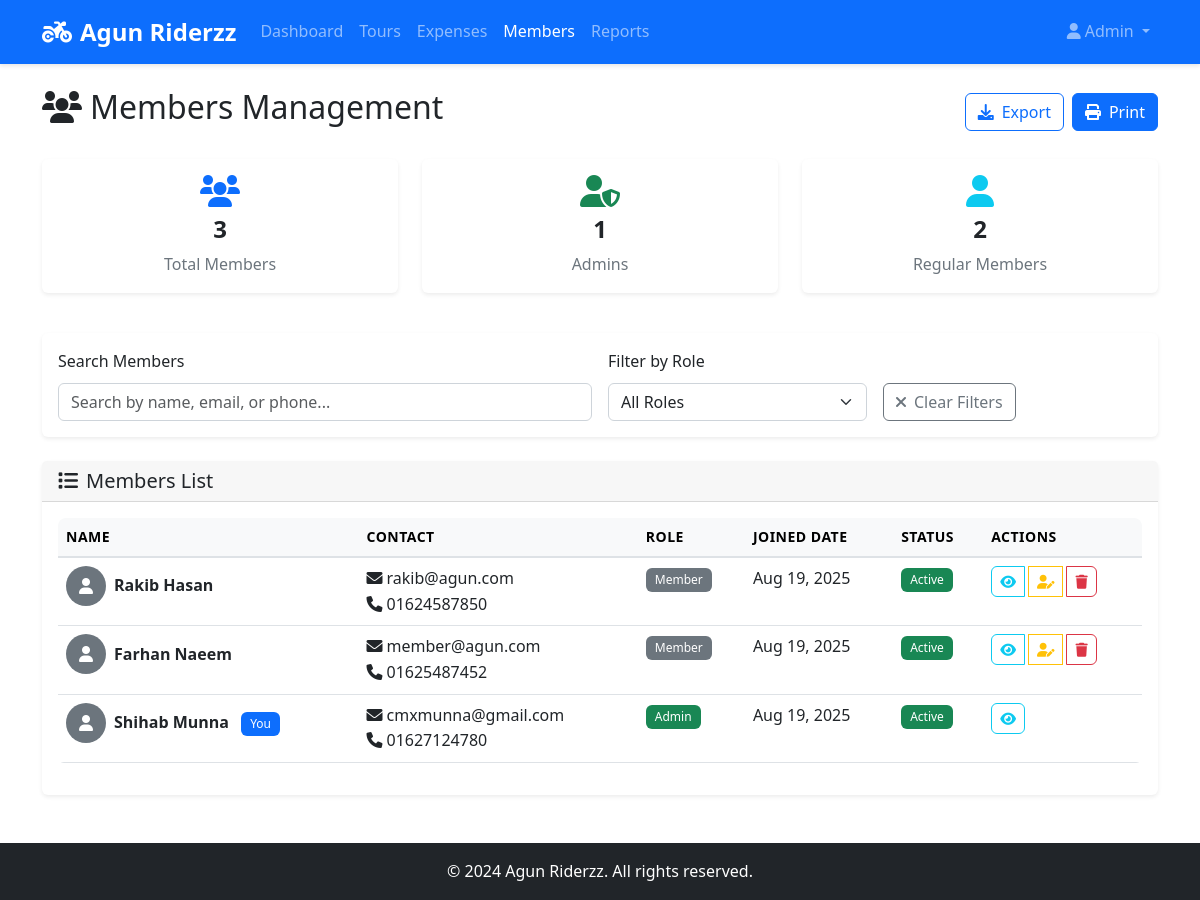
/members.php (signed in), run on the app's committed database.
### tables this page shows
CREATE TABLE `users` (
  `id` int(11) NOT NULL,
  `name` varchar(100) NOT NULL,
  `email` varchar(100) DEFAULT NULL,
  `phone` varchar(20) DEFAULT NULL,
  `facebook_id` varchar(100) DEFAULT NULL,
  `password` varchar(255) DEFAULT NULL,
  `role` enum('admin','member') DEFAULT 'member',
  `profile_image` varchar(255) DEFAULT NULL,
  `created_at` timestamp NOT NULL DEFAULT current_timestamp(),
  `updated_at` timestamp NOT NULL DEFAULT current_timestamp() ON UPDATE current_timestamp()
);

### includes/functions.php (called while the page is built, shortened)
<?php
function getAllUsers() {
    $pdo = getDBConnection();
    $stmt = $pdo->query("SELECT * FROM users ORDER BY created_at DESC");
    return $stmt->fetchAll();
}
function formatDate($date) {
    return date('M d, Y', strtotime($date));
}
?>

### members.php (the view, shortened to what this page needs)
<?php
require_once 'includes/functions.php';
$user_id = $_SESSION['user_id'];
$members = getAllUsers();
$total_members = count($members);
$admin_count = 0;
$member_count = 0;
foreach ($members as $member) {
    if ($member['role'] == 'admin') {
        $admin_count++;
    } else {
        $member_count++;
    }
}
?>
<!DOCTYPE html>
<html lang="en">
<head>
    <link href="https://cdn.jsdelivr.net/npm/bootstrap@5.3.0/dist/css/bootstrap.min.css" rel="stylesheet">
    <link href="https://cdnjs.cloudflare.com/ajax/libs/font-awesome/6.0.0/css/all.min.css" rel="stylesheet">
    <link href="assets/css/style.css" rel="stylesheet">
</head>
<body>
    <nav class="navbar navbar-expand-lg navbar-dark bg-primary">
        <div class="container">
            <a class="navbar-brand" href="index.php">
                <i class="fas fa-motorcycle me-2"></i>Agun Riderzz
            </a>
            <div class="collapse navbar-collapse" id="navbarNav">
                <ul class="navbar-nav me-auto">
                    <li class="nav-item">
                        <a class="nav-link" href="index.php">Dashboard</a>
                    </li>
                    <li class="nav-item">
                        <a class="nav-link" href="tours.php">Tours</a>
                    </li>
                    <li class="nav-item">
                        <a class="nav-link" href="expenses.php">Expenses</a>
                    </li>
                    <li class="nav-item">
                        <a class="nav-link active" href="members.php">Members</a>
                    </li>
                    <li class="nav-item">
                        <a class="nav-link" href="reports.php">Reports</a>
                    </li>
                </ul>
                <ul class="navbar-nav">
                    <li class="nav-item dropdown">
                        <a class="nav-link dropdown-toggle" href="#" id="navbarDropdown" role="button" data-bs-toggle="dropdown">
                            <i class="fas fa-user me-1"></i>Admin
                        </a>
                    </li>
                </ul>
            </div>
        </div>
    </nav>
    <div class="container mt-4">
        <div class="row mb-4">
            <div class="col-12">
                <div class="d-flex justify-content-between align-items-center">
                    <h2>
                        <i class="fas fa-users me-2"></i>Members Management
                    </h2>
                    <div class="d-flex gap-2">
                        <button class="btn btn-outline-primary" onclick="exportMembers()">
                            <i class="fas fa-download me-2"></i>Export
                        </button>
                        <button class="btn btn-primary" onclick="printMembers()">
                            <i class="fas fa-print me-2"></i>Print
                        </button>
                    </div>
                </div>
            </div>
        </div>
        <div class="row mb-4">
            <div class="col-md-4 mb-3">
                <div class="card text-center">
                    <div class="card-body">
                        <i class="fas fa-users fa-2x text-primary mb-2"></i>
                        <h5 class="card-title"><?php echo $total_members; ?></h5>
                        <p class="card-text">Total Members</p>
                    </div>
                </div>
            </div>
            <div class="col-md-4 mb-3">
                <div class="card text-center">
                    <div class="card-body">
                        <i class="fas fa-user-shield fa-2x text-success mb-2"></i>
                        <h5 class="card-title"><?php echo $admin_count; ?></h5>
                        <p class="card-text">Admins</p>
                    </div>
                </div>
            </div>
            <div class="col-md-4 mb-3">
                <div class="card text-center">
                    <div class="card-body">
                        <i class="fas fa-user fa-2x text-info mb-2"></i>
                        <h5 class="card-title"><?php echo $member_count; ?></h5>
                        <p class="card-text">Regular Members</p>
                    </div>
                </div>
            </div>
        </div>
        <div class="card mb-4">
            <div class="card-body">
                <div class="row g-3">
                    <div class="col-md-6">
                        <label for="searchInput" class="form-label">Search Members</label>
                        <input type="text" class="form-control" id="searchInput" placeholder="Search by name, email, or phone...">
                    </div>
                    <div class="col-md-3">
                        <label for="roleFilter" class="form-label">Filter by Role</label>
                        <select class="form-select" id="roleFilter">
                            <option value="">All Roles</option>
                        </select>
                    </div>
                    <div class="col-md-3">
                        <label class="form-label">&nbsp;</label>
                        <div>
                            <button class="btn btn-outline-secondary" onclick="clearFilters()">
                                <i class="fas fa-times me-2"></i>Clear Filters
                            </button>
                        </div>
                    </div>
                </div>
            </div>
        </div>
        <div class="card">
            <div class="card-header">
                <h5 class="mb-0">
                    <i class="fas fa-list me-2"></i>Members List
                </h5>
            </div>
            <div class="card-body">
                <div class="table-responsive">
                    <table class="table table-hover" id="membersTable">
                        <thead class="table-light">
                            <tr>
                                <th>Name</th>
                                <th>Contact</th>
                                <th>Role</th>
                                <th>Joined Date</th>
                                <th>Status</th>
                                <th>Actions</th>
                            </tr>
                        </thead>
                        <tbody>
                            <?php foreach ($members as $member): ?>
                            <tr class="searchable-item" data-role="<?php echo $member['role']; ?>">
                                <td>
                                    <div class="d-flex align-items-center">
                                        <?php if ($member['profile_image']): ?>
                                            <img src="uploads/profiles/<?php echo $member['profile_image']; ?>"
                                                 alt="Profile" class="rounded-circle me-2" width="40" height="40">
                                        <?php else: ?>
                                            <div class="bg-secondary rounded-circle d-flex align-items-center justify-content-center me-2"
                                                 style="width: 40px; height: 40px;">
                                                <i class="fas fa-user text-white"></i>
                                            </div>
                                        <?php endif; ?>
                                        <div>
                                            <strong><?php echo htmlspecialchars($member['name']); ?></strong>
                                            <?php if ($member['id'] == $user_id): ?>
                                                <span class="badge bg-primary ms-2">You</span>
                                            <?php endif; ?>
                                        </div>
                                    </div>
                                </td>
                                <td>
                                    <div>
                                        <?php if ($member['email']): ?>
                                            <div><i class="fas fa-envelope me-1"></i><?php echo htmlspecialchars($member['email']); ?></div>
                                        <?php endif; ?>
                                        <?php if ($member['phone']): ?>
                                            <div><i class="fas fa-phone me-1"></i><?php echo htmlspecialchars($member['phone']); ?></div>
                                        <?php endif; ?>
                                    </div>
                                </td>
                                <td>
                                    <span class="badge bg-<?php echo $member['role'] == 'admin' ? 'success' : 'secondary'; ?>">
                                        <?php echo ucfirst($member['role']); ?>
                                    </span>
                                </td>
                                <td>
                                    <?php echo formatDate($member['created_at']); ?>
                                </td>
                                <td>
                                    <span class="badge bg-success">Active</span>
                                </td>
                                <td>
                                    <div class="btn-group btn-group-sm">
                                        <button class="btn btn-outline-info" data-bs-toggle="modal"
                                                data-bs-target="#memberDetailsModal"
                                                onclick="showMemberDetails(<?php echo htmlspecialchars(json_encode($member)); ?>)">
                                            <i class="fas fa-eye"></i>
                                        </button>
                                        <?php if ($member['id'] != $user_id): ?>
                                            <button class="btn btn-outline-warning" data-bs-toggle="modal"
                                                    data-bs-target="#changeRoleModal"
                                                    onclick="prepareRoleChange(<?php echo $member['id']; ?>, '<?php echo $member['role']; ?>', '<?php echo htmlspecialchars($member['name']); ?>')">
                                                <i class="fas fa-user-edit"></i>
                                            </button>
                                            <button class="btn btn-outline-danger"
                                                    onclick="confirmDeleteMember(<?php echo $member['id']; ?>, '<?php echo htmlspecialchars($member['name']); ?>')">
                                                <i class="fas fa-trash"></i>
                                            </button>
                                        <?php endif; ?>
                                    </div>
                                </td>
                            </tr>
                            <?php endforeach; ?>
                        </tbody>
                    </table>
                </div>
            </div>
        </div>
    </div>
    <footer class="bg-dark text-white text-center py-3 mt-5">
        <div class="container">
            <p class="mb-0">&copy; 2024 Agun Riderzz. All rights reserved.</p>
        </div>
    </footer>
</body>
</html>

### assets/css/style.css (style rules this page uses)
:root { --primary-color: #0d6efd; --secondary-color: #6c757d; --success-color: #198754; --danger-color: #dc3545; --warning-color: #ffc107; --info-color: #0dcaf0; --light-color: #f8f9fa; --dark-color: #212529; }
body { font-family: 'Segoe UI', Tahoma, Geneva, Verdana, sans-serif; line-height: 1.6; }
.card { border: none; box-shadow: 0 0.125rem 0.25rem rgba(0, 0, 0, 0.075); transition: all 0.3s ease; }
.card-header { border-bottom: 1px solid rgba(0, 0, 0, 0.125); background-color: rgba(0, 0, 0, 0.03); }
.btn { border-radius: 0.375rem; font-weight: 500; transition: all 0.2s ease; }
.btn-group .btn { margin-right: 0.25rem; }
.btn-group .btn:last-child { margin-right: 0; }
.navbar { box-shadow: 0 2px 4px rgba(0, 0, 0, 0.1); }
.navbar-brand { font-weight: 700; font-size: 1.5rem; }
.nav-link { font-weight: 500; transition: color 0.2s ease; }
.form-control, .form-select { border-radius: 0.375rem; border: 1px solid #ced4da; transition: border-color 0.15s ease-in-out, box-shadow 0.15s ease-in-out; }
.form-label { font-weight: 500; color: var(--dark-color); }
.table { border-radius: 0.375rem; overflow: hidden; }
.table thead th { background-color: var(--light-color); border-bottom: 2px solid #dee2e6; font-weight: 600; text-transform: uppercase; font-size: 0.875rem; letter-spacing: 0.5px; }
.badge { font-weight: 500; padding: 0.5em 0.75em; }
.card.text-center .fa-2x { margin-bottom: 1rem; }
.card.text-center .card-title { font-size: 1.5rem; font-weight: 700; margin-bottom: 0.5rem; }
.card.text-center .card-text { color: var(--secondary-color); font-weight: 500; }
.table-responsive { border-radius: 0.5rem; overflow: hidden; }
footer { margin-top: auto; }

### data on the page
users: name "Rakib Hasan", email "rakib@agun.com", phone "01624587850", role "Member", created_at "Aug 19, 2025"
users: name "Farhan Naeem", email "member@agun.com", phone "01625487452", role "Member", created_at "Aug 19, 2025"
users: name "Shihab Munna", shows "You", email "cmxmunna@gmail.com", phone "01627124780", role "Admin", created_at "Aug 19, 2025"

### other printed values
$total_members "3"
$admin_count "1"
$member_count "2"
